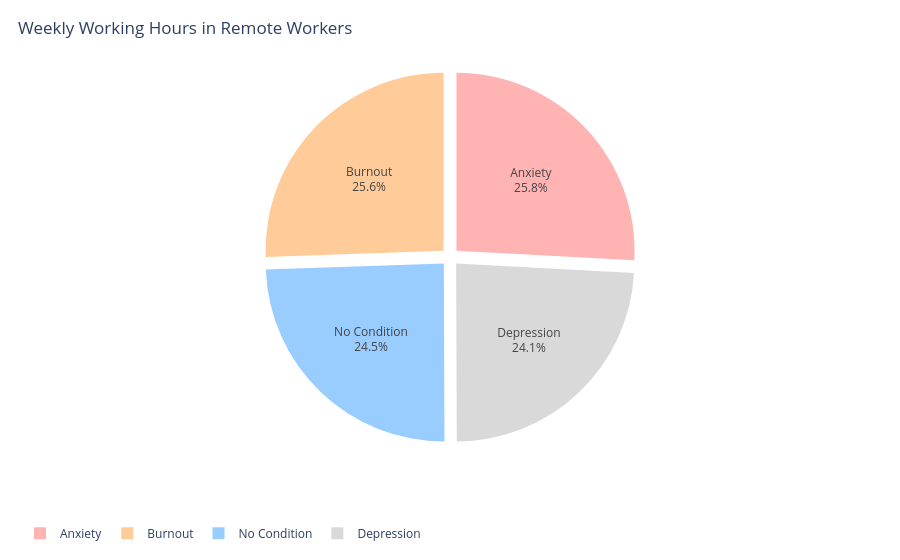

Notebook code cell kept with this figure:
### Code cell
fig.update_layout(
    legend=dict(orientation="h", y=-0.2, x=0.0),   # move under plot
    margin=dict(l=20, r=20, t=70, b=80),          # extra bottom space
    title=dict(text="Weekly Working Hours in Remote Workers", y=0.96, x=0.02)
)

### Figure 1 — Plotly figure (JSON) as saved in the notebook; plotly's stock layout.template omitted (floating-point values rounded to 4 significant figures)
{"data": [{"domain": {"x": [0, 1], "y": [0, 1]}, "hole": 0, "hovertemplate": "Condition=%{label}<br>Count=%{value}<extra></extra>", "labels": ["Anxiety", "Burnout", "No Condition", "Depression"], "legendgroup": "", "name": "", "pull": [0.05, 0.05, 0.05, 0.05], "showlegend": true, "textinfo": "percent+label", "textposition": "inside", "type": "pie", "values": [443, 438, 420, 413]}], "layout": {"legend": {"orientation": "h", "tracegroupgap": 0, "x": 0, "y": -0.2}, "margin": {"b": 80, "l": 20, "r": 20, "t": 70}, "piecolorway": ["#FFB3B3", "#FFCC99", "#99CCFF", "#D9D9D9"], "showlegend": true, "title": {"text": "Weekly Working Hours in Remote Workers", "x": 0.02, "y": 0.96}}}
